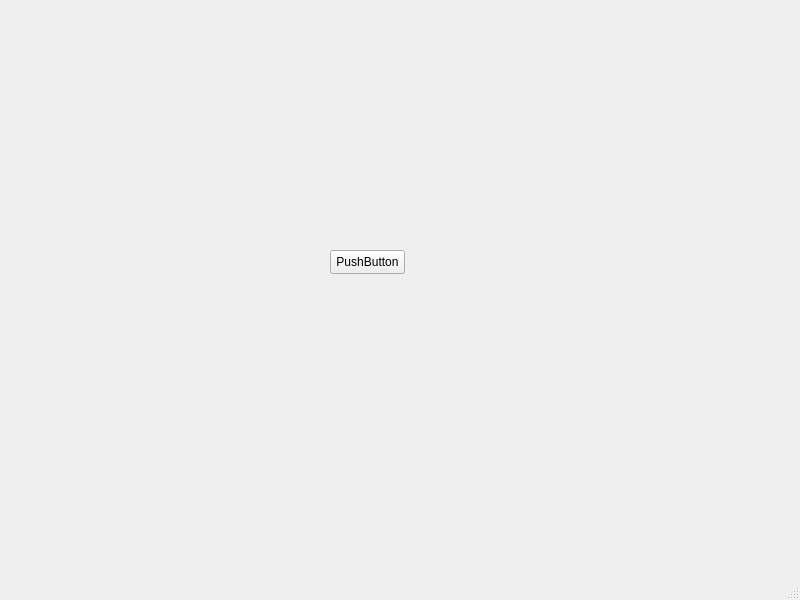
<?xml version="1.0" encoding="UTF-8"?>
<ui version="4.0">
 <class>MainWindow</class>
 <widget class="QMainWindow" name="MainWindow">
  <property name="geometry">
   <rect>
    <x>0</x>
    <y>0</y>
    <width>800</width>
    <height>600</height>
   </rect>
  </property>
  <property name="windowTitle">
   <string>MainWindow</string>
  </property>
  <widget class="QWidget" name="centralwidget">
   <widget class="QPushButton" name="pushButton">
    <property name="geometry">
     <rect>
      <x>330</x>
      <y>250</y>
      <width>75</width>
      <height>24</height>
     </rect>
    </property>
    <property name="text">
     <string>PushButton</string>
    </property>
    <property name="checkable">
     <bool>true</bool>
    </property>
   </widget>
  </widget>
  <widget class="QMenuBar" name="menubar">
   <property name="geometry">
    <rect>
     <x>0</x>
     <y>0</y>
     <width>800</width>
     <height>22</height>
    </rect>
   </property>
  </widget>
  <widget class="QStatusBar" name="statusbar"/>
 </widget>
 <resources/>
 <connections/>
</ui>
